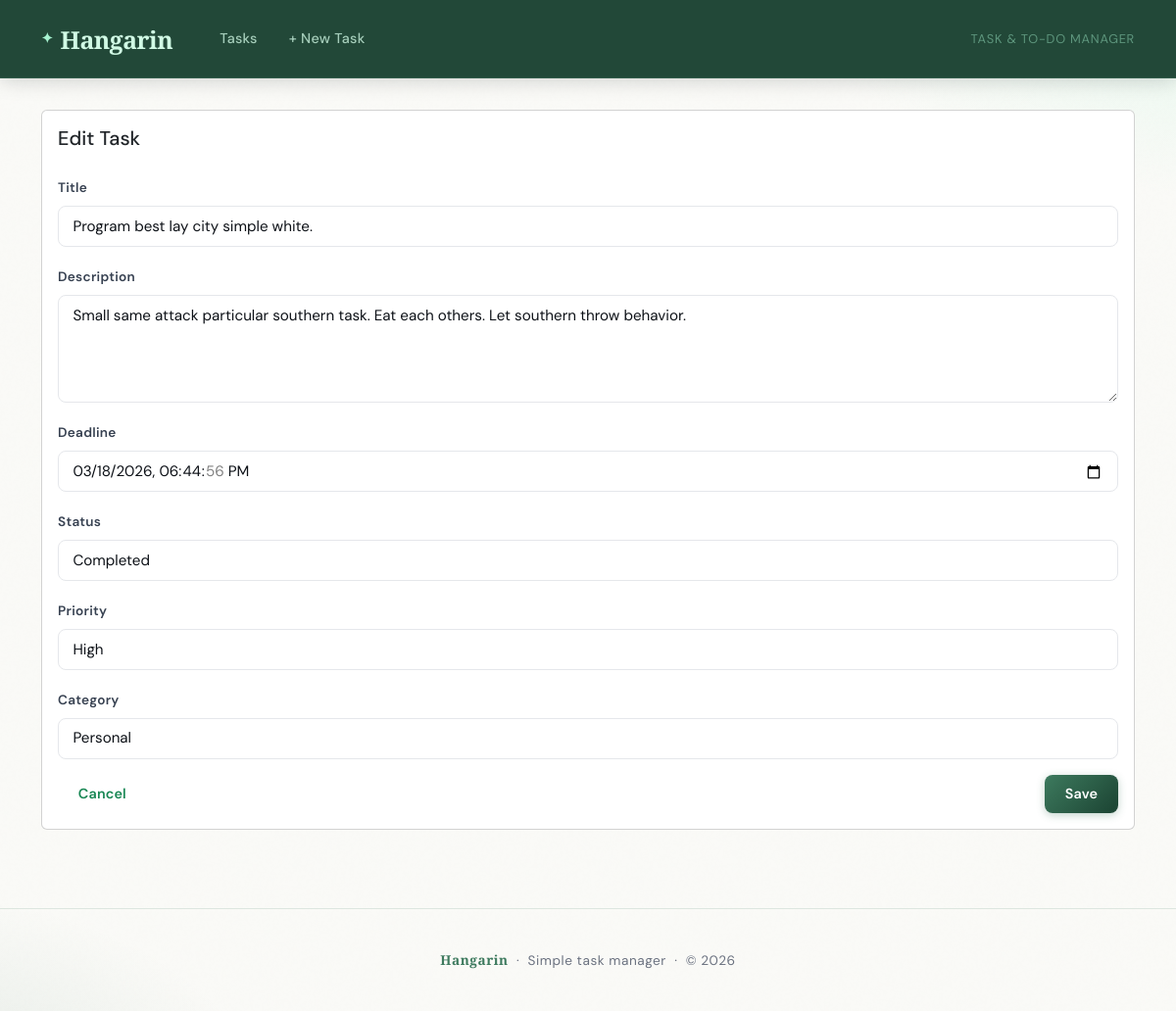
The page /tasks/29/edit/ on the database its author committed.
### tasks/models.py (models this page shows, shortened)
class BaseModel(models.Model):
    created_at = models.DateTimeField(auto_now_add=True)
    updated_at = models.DateTimeField(auto_now=True)
    class Meta:
        abstract = True

class Task(BaseModel):
    title = models.CharField(max_length=255)
    description = models.TextField()
    deadline = models.DateTimeField()
    status = models.CharField(max_length=50, choices=STATUS_CHOICES, default="Pending")
    category = models.ForeignKey(Category, on_delete=models.SET_NULL, null=True)
    priority = models.ForeignKey(Priority, on_delete=models.SET_NULL, null=True)

### tasks/views.py (the view, shortened to what this page needs)
# urls.py: path("tasks/<int:pk>/edit/", views.TaskUpdateView.as_view(), name="task_edit"),
class TaskUpdateView(generic.UpdateView):
    model = Task
    form_class = TaskForm
    template_name_suffix = "_form"

### tasks/forms.py
class TaskForm(forms.ModelForm):
    class Meta:
        model = Task
        fields = [
            "title",
            "description",
            "deadline",
            "status",
            "priority",
            "category",
        ]
        widgets = {
            "title": forms.TextInput(attrs={"class": "form-control"}),
            "description": forms.Textarea(attrs={"class": "form-control", "rows": 4}),
            "deadline": forms.DateTimeInput(
                attrs={"type": "datetime-local", "class": "form-control"}
            ),
            "status": forms.Select(attrs={"class": "form-select"}),
            "priority": forms.Select(attrs={"class": "form-select"}),
            "category": forms.Select(attrs={"class": "form-select"}),
        }

### tasks/models.py (called while the page is built)
    def __str__(self):
        return self.name

    def __str__(self):
        return self.name

### tasks/templates/tasks/task_form.html (shortened to what this page needs)
{% extends "tasks/base.html" %}
{% block content %}
<div class="card">
  <div class="card-body">
    <h1 class="h5 mb-4">{% if object %}Edit{% else %}New{% endif %} Task</h1>
    <form method="post" novalidate>
      {% for field in form %}
        <div class="mb-3">
          <label class="form-label" for="{{ field.id_for_label }}">{{ field.label }}</label>
          {{ field }}
        </div>
      {% endfor %}
      <div class="d-flex justify-content-between">
        <a href="{% url 'tasks:task_list' %}" class="btn btn-outline-success">Cancel</a>
        <button type="submit" class="btn btn-success">Save</button>
      </div>
    </form>
  </div>
</div>
{% endblock %}

### tasks/templates/tasks/base.html (style rules this page uses)
:root { --ink: #0d1117; --ink-soft: #374151; --ink-muted: #6b7280; --sage: #3d7a5e; --sage-mid: #2d6a4f; --sage-deep: #1b4332; --mint: #a7f3d0; --mint-light:#d1fae5; --cream: #fafaf7; --white: #ffffff; --border: rgba(61, 122, 94, 0.15); --shadow-sm: 0 1px 3px rgba(13,17,23,0.06), 0 1px 2px rgba(13,17,23,0.04); --shadow-md: 0 4px 16px rgba(13,17,23,0.08), 0 2px 6px rgba(13,17,23,0.04); --shadow-lg: 0 20px 48px rgba(13,17,23,0.12), 0 8px 20px rgba(13,17,23,0.06); --radius-sm: 0.5rem; --radius-md: 0.875rem; --radius-lg: 1.5rem; --radius-xl: 2rem; }
*, *::before, *::after { box-sizing: border-box; }
html, body { height: 100%; }
body { font-family: 'DM Sans', system-ui, sans-serif; font-size: 16px; line-height: 1.7; color: var(--ink); background-color: var(--cream); min-height: 100vh; background-image: radial-gradient(ellipse 80% 50% at 110% -10%, rgba(167,243,208,0.35) 0%, transparent 60%), radial-gradient(ellipse 60% 40% at -10% 110%, rgba(45,106,79,0.12) 0%, transparent 55%); background-attachment: fixed; }
body::before { content: ''; position: fixed; inset: 0; pointer-events: none; z-index: 0; opacity: 0.4; }
.btn { font-weight: 600; font-size: 0.9rem; letter-spacing: 0.01em; border-radius: var(--radius-sm); padding: 0.55rem 1.3rem; transition: all 0.18s ease; border: none; }
.btn-primary, .btn-gradient, .btn-success { background: linear-gradient(135deg, var(--sage) 0%, var(--sage-deep) 100%); color: #fff; box-shadow: 0 2px 8px rgba(45,106,79,0.3); }
.form-control, .form-select { border-radius: var(--radius-sm); border: 1.5px solid #e5e7eb; font-size: 0.95rem; padding: 0.55rem 0.9rem; color: var(--ink); background: var(--white); transition: border-color 0.15s ease, box-shadow 0.15s ease; }
.form-label { font-size: 0.85rem; font-weight: 600; letter-spacing: 0.02em; color: var(--ink-soft); margin-bottom: 0.4rem; }

### rows shown on the page
Task: form "Program best lay city simple white." "Small same attack particular southern task. Eat each others. Let southern throw behavior." "03/18/2026 18:44:56" "Completed" "High" "Personal"

### other values the page prints
{{ field.label }} "Title" "Description" "Deadline" "Status" "Priority" "Category"
